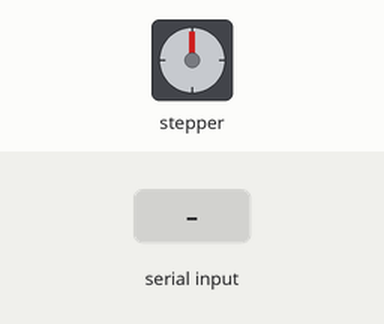
Bench run of a sketch on a simulated Arduino Uno, built with avr-gcc and run on an emulated ATmega328P. On the bench: stepper motor. Wiring (inferred from the names in the program): stepper motor driver (200 steps per turn assumed): step pin 2; direction pin 3; enable pin 4. The test bench sets the inputs (shaded band).

Above: at 1.2 s.
1.3 s: "a" received over Serial
At 1.46 s:
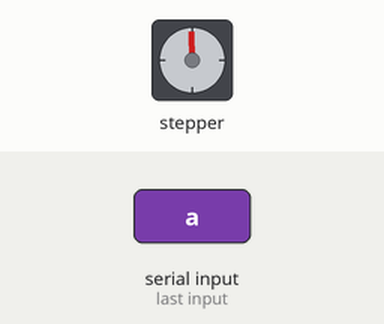
At 2.06 s:
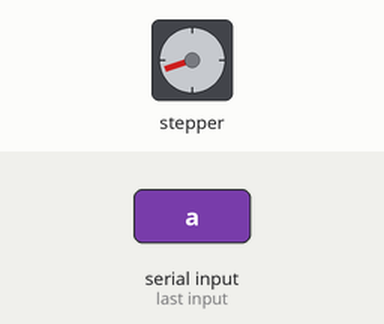
Timing chart, 0 to 13.3 s (numbered marks = the images above; inputs shaded):
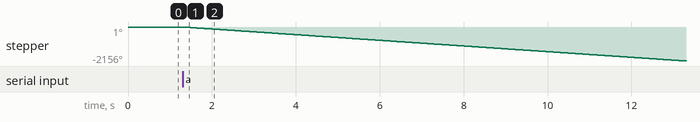

The sketch:

arduino_stepper_original_working.ino
```cpp
const int STEP_PIN = 2;
const int DIR_PIN = 3;
const int ENABLE_PIN = 4;

char state = 'c'; // a=좌회전, b=우회전, c=정지

void setup() {
  pinMode(STEP_PIN, OUTPUT);
  pinMode(DIR_PIN, OUTPUT);
  pinMode(ENABLE_PIN, OUTPUT);

  digitalWrite(ENABLE_PIN, HIGH); // 처음엔 정지

  Serial.begin(9600);
}

void loop() {
  if (Serial.available()) {
    char cmd = Serial.read();

    if (cmd == 'a') {
      state = 'a';
      digitalWrite(DIR_PIN, LOW);   // 좌회전
      digitalWrite(ENABLE_PIN, LOW);
    }
    else if (cmd == 'b') {
      state = 'b';
      digitalWrite(DIR_PIN, HIGH);  // 우회전
      digitalWrite(ENABLE_PIN, LOW);
    }
    else if (cmd == 'c') {
      state = 'c';
      digitalWrite(ENABLE_PIN, HIGH); // 정지
    }
  }

  if (state == 'a' || state == 'b') {
    digitalWrite(STEP_PIN, HIGH);
    delayMicroseconds(5000);  // 속도 조절
    digitalWrite(STEP_PIN, LOW);
    delayMicroseconds(5000);
  }
}
```

Measured:
- after the input at 1.3 s, stepper: keeps turning counter-clockwise at about 180°/s, starting at once
